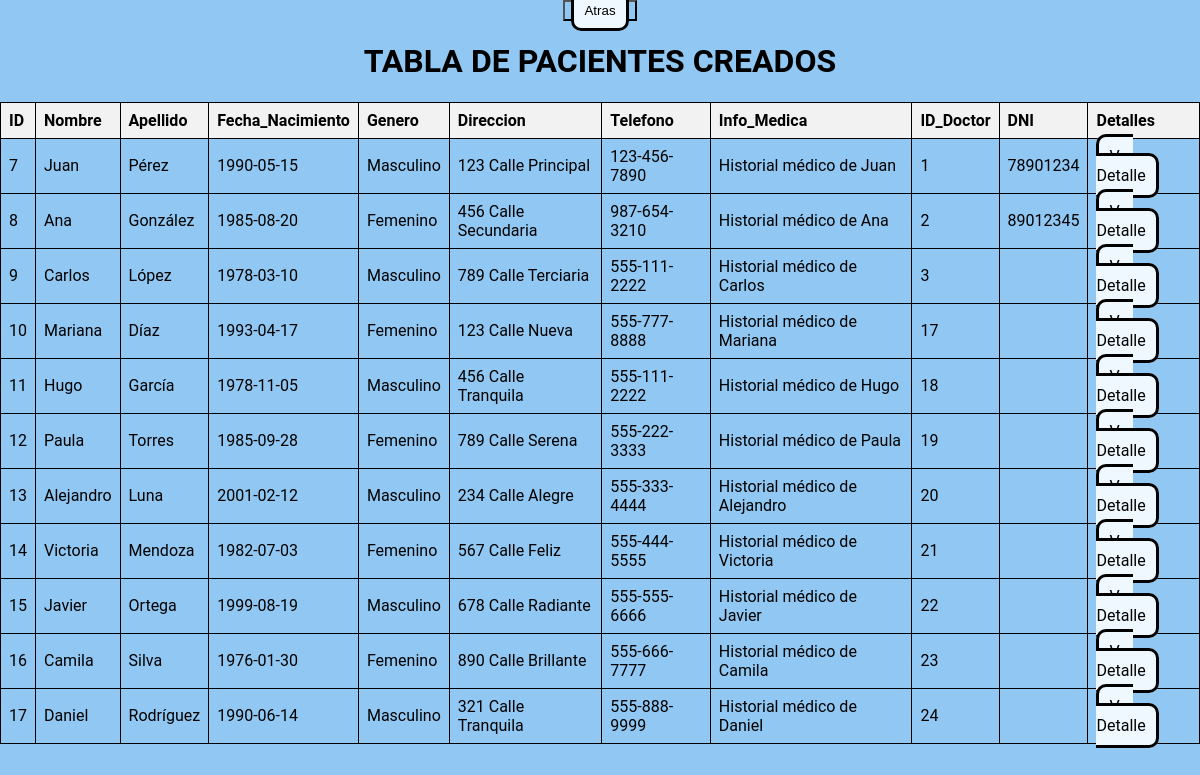
The page /php/Pantalla6.php on the database as committed earlier.
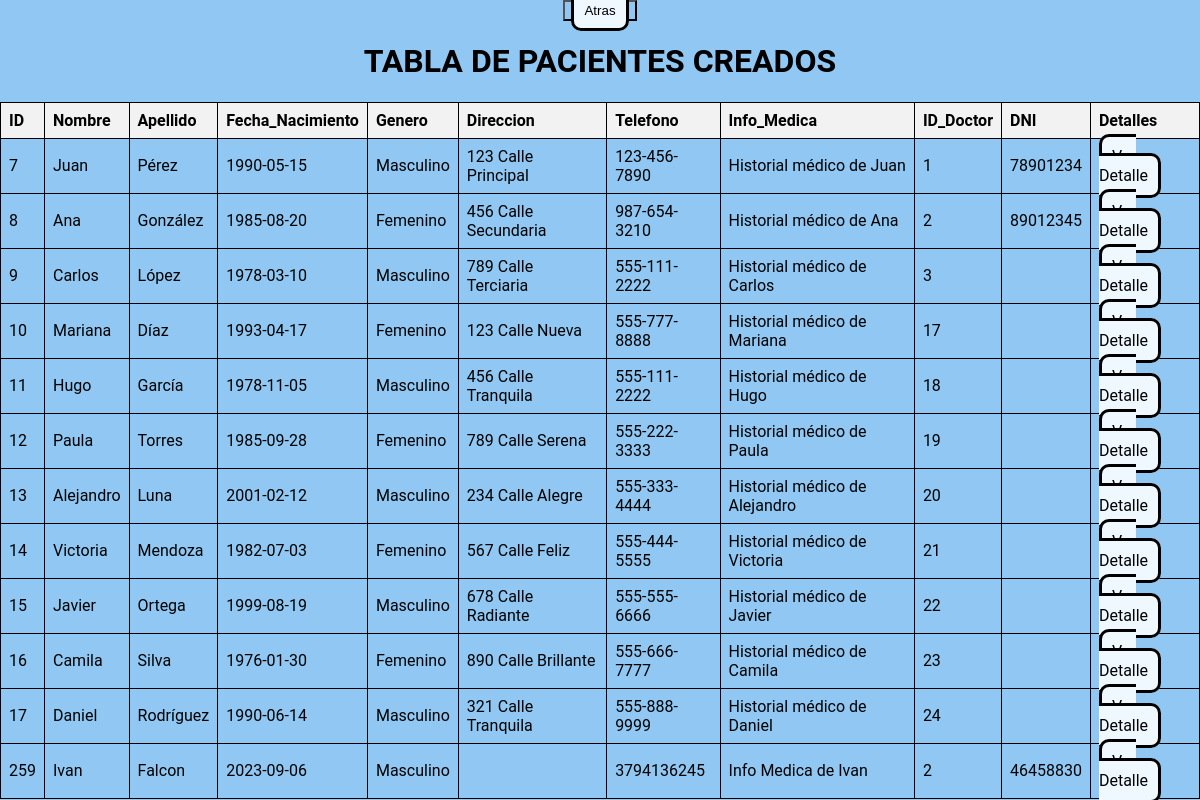
The same page on the database as committed later.
### tables this page shows
CREATE TABLE `pacientes` (
  `ID_Paciente` int(11) NOT NULL,
  `Nombre` varchar(50) DEFAULT NULL,
  `Apellido` varchar(50) DEFAULT NULL,
  `Fecha_Nacimiento` date DEFAULT NULL,
  `Genero` enum('Masculino','Femenino','Otro') DEFAULT NULL,
  `Direccion` varchar(100) DEFAULT NULL,
  `Telefono` varchar(15) DEFAULT NULL,
  `Info_Medica` text DEFAULT NULL,
  `ID_Doctor` int(11) DEFAULT NULL,
  `ID_Evento` int(11) DEFAULT NULL,
  `DNI` varchar(20) DEFAULT NULL
);

### php-login/mostrar_datos.php (the view, shortened to what this page needs)
<?php
include 'database.php';
$conn->exec("set names utf8");
$sql = "SELECT * FROM pacientes";
$result = $conn->query($sql);
if ($result->rowCount() > 0) {
    echo "<table>
            <tr>
                <th>ID</th>
                <th>Nombre</th>
                <th>Apellido</th>
                <th>Fecha_Nacimiento</th>
                <th>Genero</th>
                <th>Direccion</th>
                <th>Telefono</th>
                <th>Info_Medica</th>
                <th>ID_Doctor</th>
                <th>DNI</th>
                <th>Detalles</th>
            </tr>";
    while($row = $result->fetch(PDO::FETCH_ASSOC)) {
        echo "<tr>
                <td>" . $row["ID_Paciente"]. "</td>
                <td>" . $row["Nombre"]. "</td>
                <td>" . $row["Apellido"]. "</td>
                <td>" . $row["Fecha_Nacimiento"]. "</td>
                <td>" . $row["Genero"]. "</td>
                <td>" . $row["Direccion"]. "</td>
                <td>" . $row["Telefono"]. "</td>
                <td>" . $row["Info_Medica"]. "</td>
                <td>" . $row["ID_Doctor"]. "</td>
                <td>" . $row["DNI"]. "</td>
                <td><a href='../php/Pantalla8.php?ID_Paciente=".$row["ID_Paciente"]."'>Ver Detalle</a></td>
              </tr>";
    }
    echo "</table>";
} else {
    echo "0 resultados";
}

Rows that differ between the two databases and show on the page:
added pacientes: ID_Paciente "259", Nombre "Ivan", Apellido "Falcon", Fecha_Nacimiento "2023-09-06", Genero "Masculino", Telefono "3794136245", Info_Medica "Info Medica de Ivan", ID_Doctor "2", DNI "46458830"
